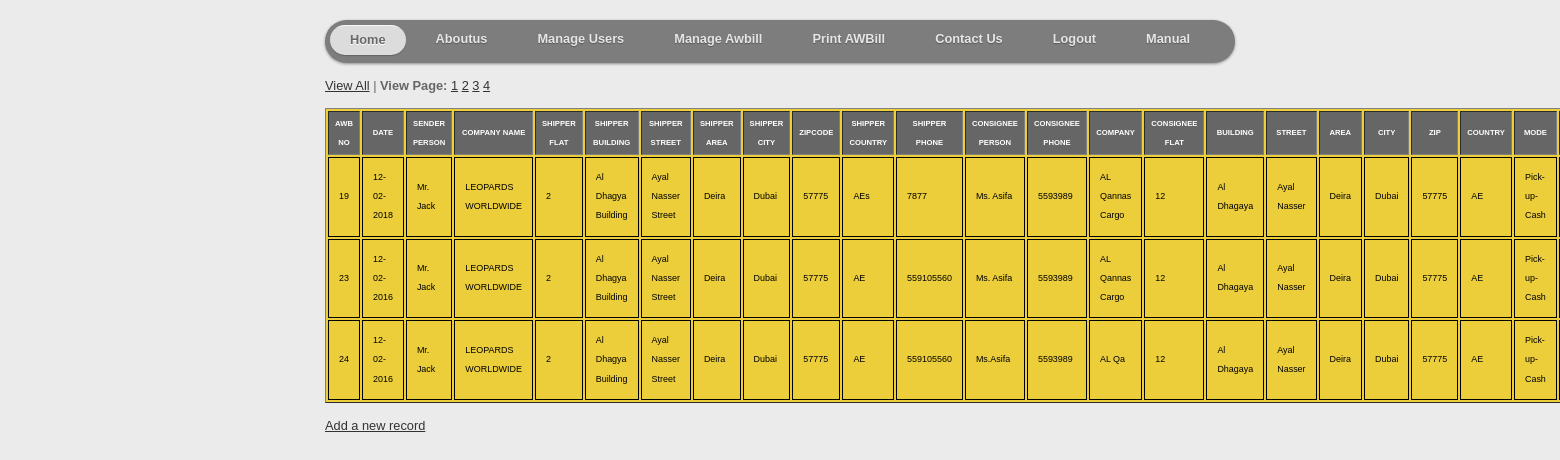
Screenshot of /view-paginated.php with the database file from the repository.
### tables this page shows
CREATE TABLE `awbill` (
  `awbno` int(11) NOT NULL,
  `date` text NOT NULL,
  `sconper` varchar(255) NOT NULL,
  `scompname` varchar(255) NOT NULL,
  `sflat` int(12) NOT NULL,
  `sbuild` varchar(255) NOT NULL,
  `sstreet` varchar(255) NOT NULL,
  `sarea` varchar(255) NOT NULL,
  `scity` varchar(255) NOT NULL,
  `szip` int(12) NOT NULL,
  `scountry` varchar(255) NOT NULL,
  `sphone` int(15) NOT NULL,
  `ccontper` varchar(255) NOT NULL,
  `consphone` int(15) NOT NULL,
  `ccompname` varchar(255) NOT NULL,
  `cflat` int(12) NOT NULL,
  `cbuilding` varchar(255) NOT NULL,
  `cstreet` varchar(255) NOT NULL,
  `carea` varchar(255) NOT NULL,
  `ccity` varchar(255) NOT NULL,
  `czip` int(12) NOT NULL,
  `ccountry` varchar(255) NOT NULL,
  `mode` varchar(255) NOT NULL,
  `sinst` varchar(255) NOT NULL,
  `pieces` varchar(255) NOT NULL,
  `weight` int(12) NOT NULL,
  `amt` int(12) NOT NULL,
  `pickup` varchar(255) NOT NULL,
  `descr` varchar(255) NOT NULL
);

### view-paginated.php (the view, shortened to what this page needs)
<!DOCTYPE HTML PUBLIC "-//W3C//DTD HTML 4.01//EN" "http://www.w3.org/TR/html4/strict.dtd">
<html>
<head>
</head>
<body>
<?php include 'scroll.php';?>
<?php
$per_page = 3;
$result = mysql_query("SELECT * FROM awbill");
$total_results = mysql_num_rows($result);
$total_pages = ceil($total_results / $per_page);
if (isset($_GET['page']) && is_numeric($_GET['page']))
{
$show_page = $_GET['page'];
if ($show_page > 0 && $show_page <= $total_pages)
{
$start = ($show_page -1) * $per_page;
$end = $start + $per_page;
}
else
{
$start = 0;
$end = $per_page;
}
}
else
{
$start = 0;
$end = $per_page;
}
echo "<p><a href='view.php'>View All</a> | <b>View Page:</b> ";
for ($i = 1; $i <= $total_pages; $i++)
{
echo "<a href='view-paginated.php?page=$i'>$i</a> ";
}
echo "</p>";
echo "<table border='1' cellpadding='10'>";
echo "<tr>
<th>AWB NO</th>
 <th>DATE</th>
<th>SENDER PERSON</th>
 <th>COMPANY NAME</th>
 <th>SHIPPER FLAT</th>
  <th>SHIPPER BUILDING</th>
 <th>SHIPPER STREET</th>
  <th>SHIPPER AREA</th>
 <th>SHIPPER CITY</th>
  <th>ZIPCODE</th>
 <th>SHIPPER COUNTRY</th>
  <th>SHIPPER PHONE</th>
 <th>CONSIGNEE PERSON</th>
  <th>CONSIGNEE PHONE</th>
 <th>COMPANY</th>
  <th>CONSIGNEE FLAT</th>
 <th>BUILDING</th>
  <th>STREET</th>
 <th>AREA</th>
  <th>CITY</th>
 <th>ZIP</th>
  <th>COUNTRY</th>
 <th>MODE</th>
  <th>SPECIAL INSTRUCTIONS</th>
  <th>PIECES</th>
 <th>WEIGHT</th>
  <th>AMOUNT</th>
 <th>PICKUP</th>
  <th>DESCRIPTION</th>
 </tr>";
for ($i = $start; $i < $end; $i++)
{
echo "<tr>";
echo '<td>' . mysql_result($result, $i, 'awbno') . '</td>';
echo '<td>' . mysql_result($result, $i, 'date') . '</td>';
echo '<td>' . mysql_result($result, $i, 'sconper') . '</td>';
echo '<td>' . mysql_result($result, $i, 'scompname') . '</td>';
echo '<td>' . mysql_result($result, $i, 'sflat') . '</td>';
echo '<td>' . mysql_result($result, $i, 'sbuild') . '</td>';
echo '<td>' . mysql_result($result, $i, 'sstreet') . '</td>';
echo '<td>' . mysql_result($result, $i, 'sarea') . '</td>';
echo '<td>' . mysql_result($result, $i, 'scity') . '</td>';
echo '<td>' . mysql_result($result, $i, 'szip') . '</td>';
echo '<td>' . mysql_result($result, $i, 'scountry') . '</td>';
echo '<td>' . mysql_result($result, $i, 'sphone') . '</td>';
echo '<td>' . mysql_result($result, $i, 'ccontper') . '</td>';
echo '<td>' . mysql_result($result, $i, 'consphone') . '</td>';
echo '<td>' . mysql_result($result, $i, 'ccompname') . '</td>';
echo '<td>' . mysql_result($result, $i, 'cflat') . '</td>';
echo '<td>' . mysql_result($result, $i, 'cbuilding') . '</td>';
echo '<td>' . mysql_result($result, $i, 'cstreet') . '</td>';
echo '<td>' . mysql_result($result, $i, 'carea') . '</td>';
echo '<td>' . mysql_result($result, $i, 'ccity') . '</td>';
echo '<td>' . mysql_result($result, $i, 'czip') . '</td>';
echo '<td>' . mysql_result($result, $i, 'ccountry') . '</td>';
echo '<td>' . mysql_result($result, $i, 'mode') . '</td>';
echo "</tr>";
}
echo "</table>";
?>
<p><a href="new.php">Add a new record</a></p>
</body>
</html>

### view-paginated.php (style rules this page uses)
table { margin: 0px; background: #ecce3b; }
th { font-family: Arial, Helvetica, sans-serif; font-size: .6em; background: #666; font-weight:bold; color: #FFF; padding: 2px 6px; border-collapse: separate; border: 1px solid black #000; }
td { font-family: Arial, Helvetica, sans-serif; font-size: .7em; border: 1px solid black; color: black; }

### scroll.php (style rules this page uses)
body { font: normal .8em/1.5em Arial, Helvetica, sans-serif; background: #ebebeb; width:910px; margin: 20px auto; color: #666; }
a { color: #333; }

### rows the page displays
awbill: awbno "19", date "12-02-2018", sconper "Mr. Jack", scompname "LEOPARDS WORLDWIDE", sflat "2", sbuild "Al Dhagya Building", sstreet "Ayal Nasser Street", sarea "Deira", scity "Dubai", szip "57775", scountry "AEs", sphone "7877", ccontper "Ms. Asifa", consphone "5593989", ccompname "AL Qannas Cargo", cflat "12", cbuilding "Al Dhagaya", cstreet "Ayal Nasser", carea "Deira", ccity "Dubai", czip "57775", ccountry "AE", mode "Pick-up-Cash"
awbill: awbno "23", date "12-02-2016", sconper "Mr. Jack", scompname "LEOPARDS WORLDWIDE", sflat "2", sbuild "Al Dhagya Building", sstreet "Ayal Nasser Street", sarea "Deira", scity "Dubai", szip "57775", scountry "AE", sphone "559105560", ccontper "Ms. Asifa", consphone "5593989", ccompname "AL Qannas Cargo", cflat "12", cbuilding "Al Dhagaya", cstreet "Ayal Nasser", carea "Deira", ccity "Dubai", czip "57775", ccountry "AE", mode "Pick-up-Cash"
awbill: awbno "24", date "12-02-2016", sconper "Mr. Jack", scompname "LEOPARDS WORLDWIDE", sflat "2", sbuild "Al Dhagya Building", sstreet "Ayal Nasser Street", sarea "Deira", scity "Dubai", szip "57775", scountry "AE", sphone "559105560", ccontper "Ms.Asifa", consphone "5593989", ccompname "AL Qa", cflat "12", cbuilding "Al Dhagaya", cstreet "Ayal Nasser", carea "Deira", ccity "Dubai", czip "57775", ccountry "AE", mode "Pick-up-Cash"
